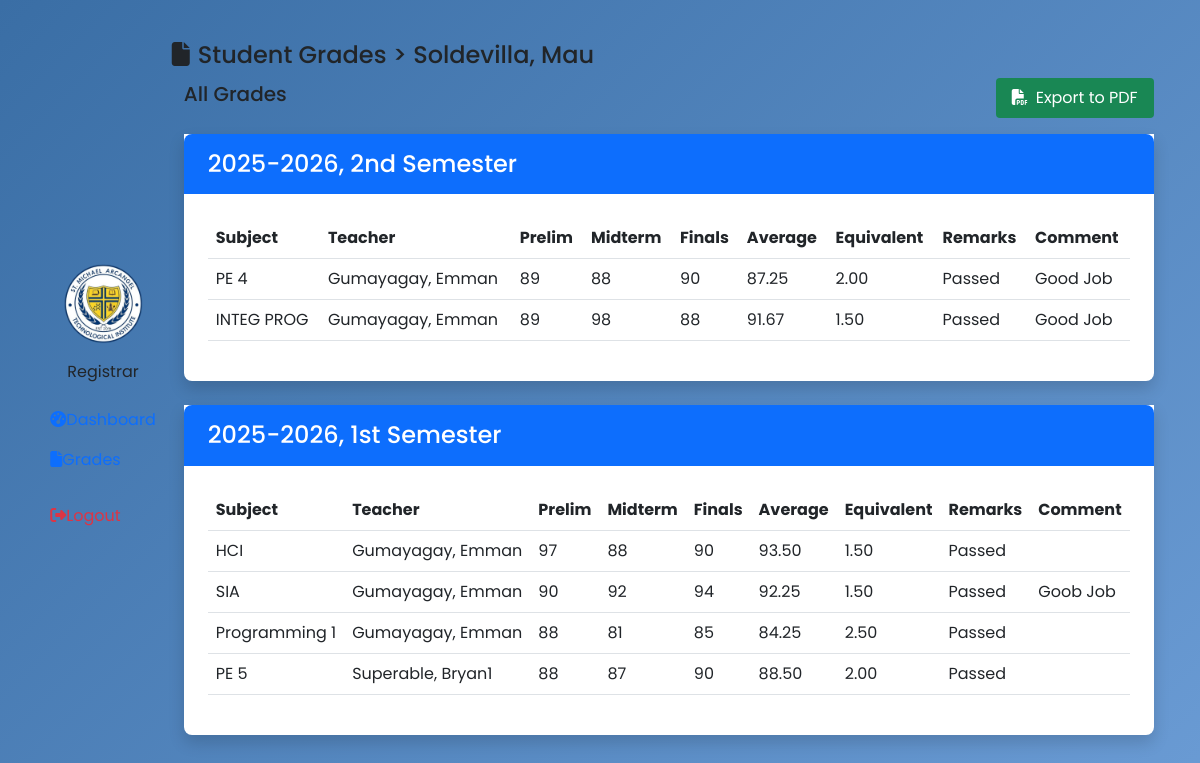
Page /registrar/registrar-grades-view.php?id=45 on the earlier database version.
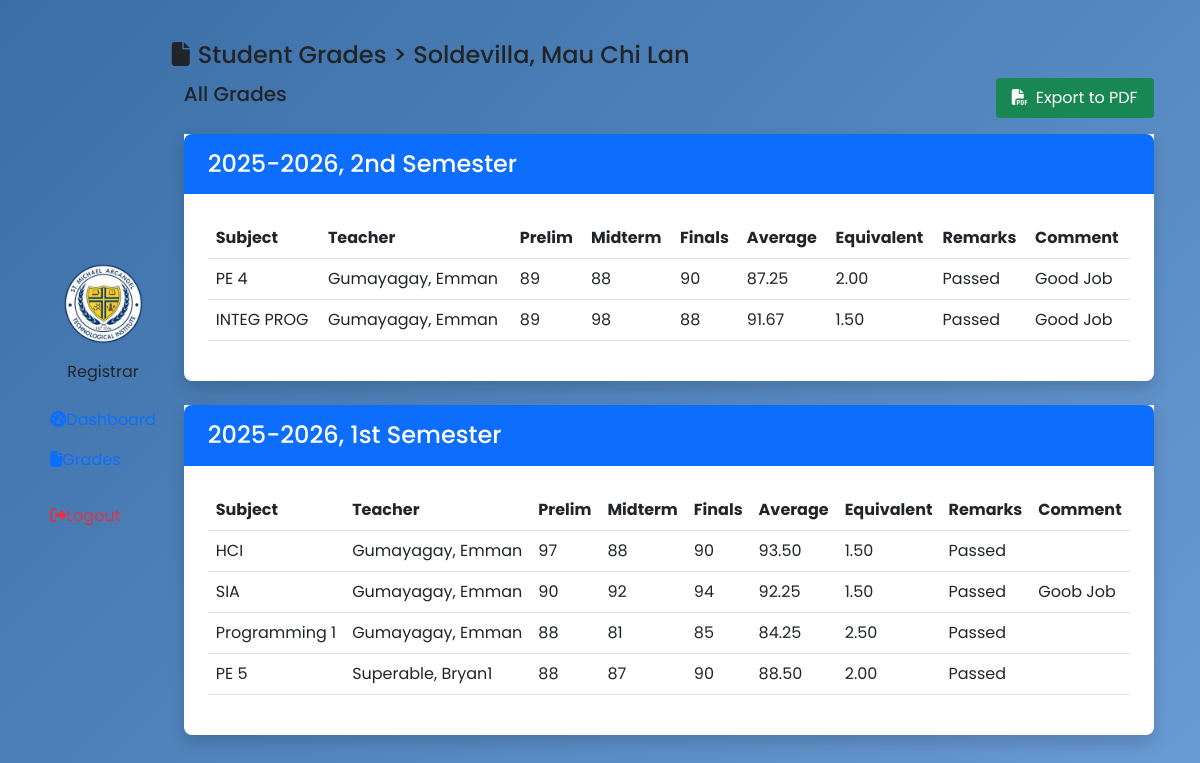
Same page on the later database version.
### tables this page shows
CREATE TABLE `students` (
  `student_id` int(11) NOT NULL AUTO_INCREMENT,
  `username` varchar(225) NOT NULL,
  `password` varchar(225) NOT NULL,
  `email` varchar(225) NOT NULL,
  `firstname` varchar(225) NOT NULL,
  `lastname` varchar(225) NOT NULL,
  `course` varchar(225) NOT NULL,
  `status` varchar(255) DEFAULT NULL,
  `image` varchar(255) NOT NULL,
  `createdAt` timestamp NOT NULL DEFAULT current_timestamp(),
  PRIMARY KEY (`student_id`)
);

### registrar/registrar-grades-view.php (the view, shortened to what the changed rows need)
<?php
$conn = connectToDB();
$sql = "SELECT * FROM students WHERE student_id = ?";
$stmt = $conn->prepare($sql);
$stmt->bind_param("i", $_GET['id']);
$stmt->execute();
$result = $stmt->get_result();
$students = array();
while ($row = $result->fetch_assoc()) {
    $students[] = $row;
}
?>
<!DOCTYPE html>
<html lang="en">
<head>
    <?php include 'includes/header.php' ?>
</head>
<body>
    <main class="main-content">
        <div class="page-header">
            <h4><i class="fas fa-file me-2"></i>Student Grades > <?php foreach ($students as $student) {
                                                                        echo $student['lastname'] . ", " . $student['firstname'];
                                                                    } ?></h4>
        </div>
        <div class="container">
            <?php
            $conn = connectToDB();
            $sql = "SELECT * FROM schoolyear ORDER BY schoolyear_id DESC";
            $stmt = $conn->prepare($sql);
            $stmt->execute();
            $result = $stmt->get_result();
            $schoolyearlist = array();
            while ($row = $result->fetch_assoc()) {
                $schoolyearlist[] = $row;
            }
            ?>
            <?php foreach ($schoolyearlist as $schoolyear): ?>
                <div class="col mt-3 shadow rounded-bottom-3 bg-white">
                    <div class="card-border-0 custom-card mb-4">
                        <div class="card-body p-4">
                            <div class="table-responsive">
                                <table class="table table-hover">
                                    <thead>
                                        <th>Subject</th>
                                        <th>Teacher</th>
                                        <th>Prelim</th>
                                        <th>Midterm</th>
                                        <th>Finals</th>
                                        <th>Average</th>
                                        <th>Equivalent</th>
                                        <th>Remarks</th>
                                        <th>Comment</th>
                                    </thead>
                                </table>
                            </div>
                        </div>
                    </div>
                </div>
            <?php endforeach; ?>
        </div>
    </main>
</body>
</html>

Differences in the rows shown:
changed students "Soldevilla": firstname "Mau" → "Mau Chi Lan"
